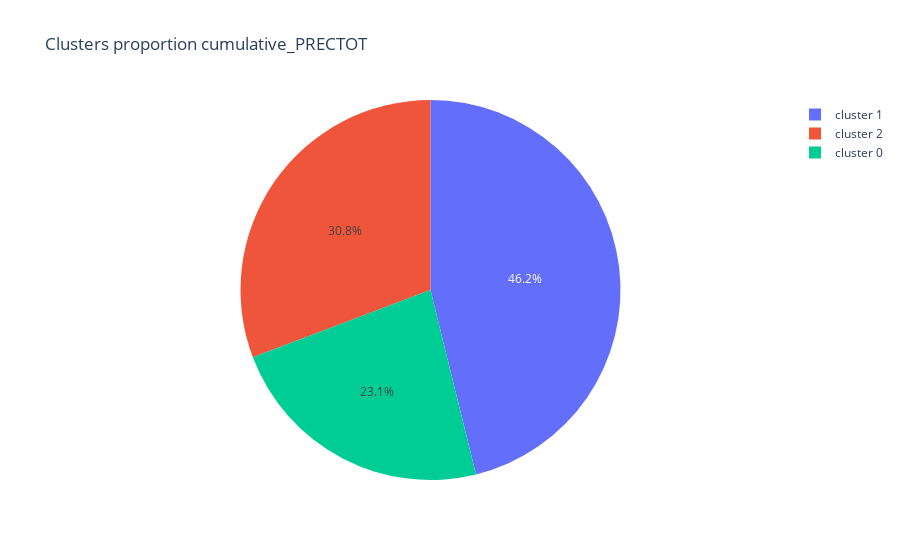

The notebook cell this image was saved under:
### Code cell
# pie chart
fig = go.Figure(data=[
                      go.Pie(labels=[f"cluster {i}" for i in dict_len_cluster.keys()], values=list(dict_len_cluster.values()))
])


fig.update_layout(
    title=f"Clusters proportion {col_name}"
)

fig.show()

### Figure 1 — Plotly figure (JSON) as saved in the notebook; plotly's stock layout.template omitted (floating-point values rounded to 4 significant figures)
{"data": [{"labels": ["cluster 0", "cluster 1", "cluster 2"], "type": "pie", "values": [9, 18, 12]}], "layout": {"title": {"text": "Clusters proportion cumulative_PRECTOT"}}}
